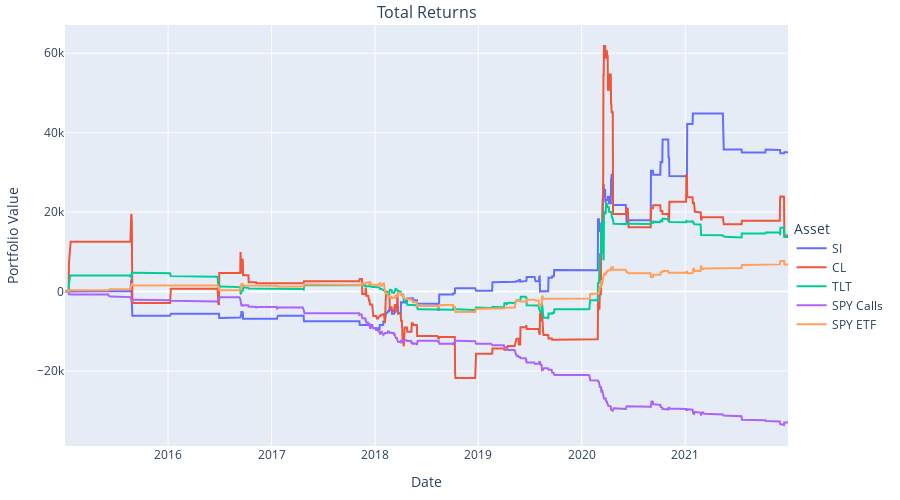

Write notebook code for a chart like this one.
### Markdown cell above
We see that without transaction fees, we make a measly $500 in the 6 year period. Now, let's plot everything together.

### Code cell
TradingStrategy.plot_pnls(daily_pnls,0,'2015','2021',adj_h=500,adj_w=900)

### Figure 1 — Plotly figure (JSON) as saved in the notebook; plotly's stock layout.template omitted (floating-point values rounded to 4 significant figures; data arrays with more than 128 entries replaced by an {"elided": "..."} marker saying what was removed)
{"data": [{"name": "SI", "type": "scatter", "x": {"elided": "1762 str values"}, "xaxis": "x", "y": {"elided": "1762 float values"}, "yaxis": "y"}, {"name": "CL", "type": "scatter", "x": {"elided": "1762 str values"}, "xaxis": "x", "y": {"elided": "1762 float values"}, "yaxis": "y"}, {"name": "TLT", "type": "scatter", "x": {"elided": "1762 str values"}, "xaxis": "x", "y": {"elided": "1762 float values"}, "yaxis": "y"}, {"name": "SPY Calls", "type": "scatter", "x": {"elided": "1762 str values"}, "xaxis": "x", "y": {"elided": "1762 float values"}, "yaxis": "y"}, {"name": "SPY ETF", "type": "scatter", "x": {"elided": "1762 str values"}, "xaxis": "x", "y": {"elided": "1762 float values"}, "yaxis": "y"}], "layout": {"annotations": [{"font": {"size": 16}, "showarrow": false, "text": "Total Returns", "x": 0.5, "xanchor": "center", "xref": "paper", "y": 1, "yanchor": "bottom", "yref": "paper"}], "height": 500, "legend": {"title": {"text": "Asset"}, "x": 1.005, "y": 0.4}, "margin": {"b": 25, "l": 25, "t": 25}, "width": 900, "xaxis": {"anchor": "y", "domain": [0, 1], "title": {"text": "Date"}}, "yaxis": {"anchor": "x", "domain": [0, 1], "title": {"text": "Portfolio Value"}}}}
